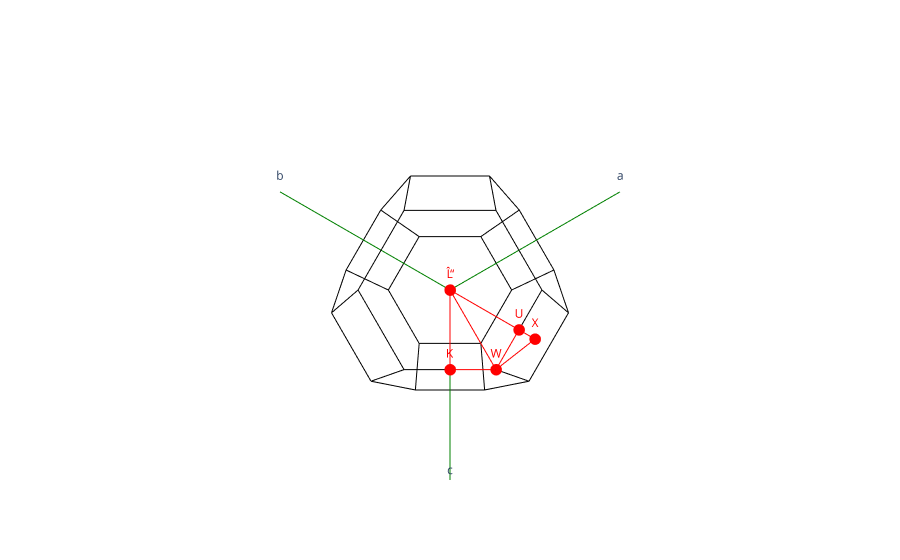

The notebook cell saved with this chart:
### Markdown cell above
# Brillouin zone

### Code cell
plot_brillouin_zone(el_bs.structure)

### Figure 1 — Plotly figure (JSON) as saved in the notebook; plotly's stock layout.template omitted (floating-point values rounded to 4 significant figures)
{"data": [{"line": {"color": "green"}, "mode": "lines+text", "showlegend": false, "text": ["", "a"], "type": "scatter3d", "x": [0, -0.9854], "y": [0, 0.9854], "z": [0, 0.9854]}, {"line": {"color": "green"}, "mode": "lines+text", "showlegend": false, "text": ["", "b"], "type": "scatter3d", "x": [0, 0.9854], "y": [0, -0.9854], "z": [0, 0.9854]}, {"line": {"color": "green"}, "mode": "lines+text", "showlegend": false, "text": ["", "c"], "type": "scatter3d", "x": [0, 0.9854], "y": [0, 0.9854], "z": [0, -0.9854]}, {"line": {"color": "black"}, "mode": "lines", "showlegend": false, "text": "", "type": "scatter3d", "x": [0.4927, 0.9854], "y": [3.002e-16, -3.906e-17], "z": [-0.9854, -0.4927]}, {"line": {"color": "black"}, "mode": "lines", "showlegend": false, "text": "", "type": "scatter3d", "x": [0.4927, 3.002e-16], "y": [3.002e-16, 0.4927], "z": [-0.9854, -0.9854]}, {"line": {"color": "black"}, "mode": "lines", "showlegend": false, "text": "", "type": "scatter3d", "x": [0.9854, 0.9854], "y": [-3.906e-17, 0.4927], "z": [-0.4927, -1.06e-16]}, {"line": {"color": "black"}, "mode": "lines", "showlegend": false, "text": "", "type": "scatter3d", "x": [0.9854, 0.4927], "y": [0.4927, 0.9854], "z": [-1.06e-16, -1.06e-16]}, {"line": {"color": "black"}, "mode": "lines", "showlegend": false, "text": "", "type": "scatter3d", "x": [0.4927, -3.906e-17], "y": [0.9854, 0.9854], "z": [-1.06e-16, -0.4927]}, {"line": {"color": "black"}, "mode": "lines", "showlegend": false, "text": "", "type": "scatter3d", "x": [-3.906e-17, 3.002e-16], "y": [0.9854, 0.4927], "z": [-0.4927, -0.9854]}, {"line": {"color": "black"}, "mode": "lines", "showlegend": false, "text": "", "type": "scatter3d", "x": [-2.511e-16, -3.381e-16], "y": [-0.9854, -0.4927], "z": [-0.4927, -0.9854]}, {"line": {"color": "black"}, "mode": "lines", "showlegend": false, "text": "", "type": "scatter3d", "x": [-2.511e-16, 0.4927], "y": [-0.9854, -0.9854], "z": [-0.4927, 1.11e-16]}, {"line": {"color": "black"}, "mode": "lines", "showlegend": false, "text": "", "type": "scatter3d", "x": [-3.381e-16, 0.4927], "y": [-0.4927, 3.002e-16], "z": [-0.9854, -0.9854]}, {"line": {"color": "black"}, "mode": "lines", "showlegend": false, "text": "", "type": "scatter3d", "x": [0.9854, 0.9854], "y": [-3.906e-17, -0.4927], "z": [-0.4927, -3.381e-16]}, {"line": {"color": "black"}, "mode": "lines", "showlegend": false, "text": "", "type": "scatter3d", "x": [0.9854, 0.4927], "y": [-0.4927, -0.9854], "z": [-3.381e-16, 1.11e-16]}, {"line": {"color": "black"}, "mode": "lines", "showlegend": false, "text": "", "type": "scatter3d", "x": [3.002e-16, -0.4927], "y": [0.4927, -3.381e-16], "z": [-0.9854, -0.9854]}, {"line": {"color": "black"}, "mode": "lines", "showlegend": false, "text": "", "type": "scatter3d", "x": [-0.4927, -3.381e-16], "y": [-3.381e-16, -0.4927], "z": [-0.9854, -0.9854]}, {"line": {"color": "black"}, "mode": "lines", "showlegend": false, "text": "", "type": "scatter3d", "x": [-0.9854, -0.4927], "y": [-2.511e-16, -3.381e-16], "z": [-0.4927, -0.9854]}, {"line": {"color": "black"}, "mode": "lines", "showlegend": false, "text": "", "type": "scatter3d", "x": [-0.9854, -0.9854], "y": [-2.511e-16, 0.4927], "z": [-0.4927, 1.11e-16]}, {"line": {"color": "black"}, "mode": "lines", "showlegend": false, "text": "", "type": "scatter3d", "x": [-3.906e-17, -0.4927], "y": [0.9854, 0.9854], "z": [-0.4927, 1.11e-16]}, {"line": {"color": "black"}, "mode": "lines", "showlegend": false, "text": "", "type": "scatter3d", "x": [-0.4927, -0.9854], "y": [0.9854, 0.4927], "z": [1.11e-16, 1.11e-16]}, {"line": {"color": "black"}, "mode": "lines", "showlegend": false, "text": "", "type": "scatter3d", "x": [-0.9854, -0.9854], "y": [-2.511e-16, -0.4927], "z": [-0.4927, 1.06e-16]}, {"line": {"color": "black"}, "mode": "lines", "showlegend": false, "text": "", "type": "scatter3d", "x": [-0.9854, -0.9854], "y": [-0.4927, 0], "z": [1.06e-16, 0.4927]}, {"line": {"color": "black"}, "mode": "lines", "showlegend": false, "text": "", "type": "scatter3d", "x": [-0.9854, -0.9854], "y": [0, 0.4927], "z": [0.4927, 1.11e-16]}, {"line": {"color": "black"}, "mode": "lines", "showlegend": false, "text": "", "type": "scatter3d", "x": [-2.511e-16, -0.4927], "y": [-0.9854, -0.9854], "z": [-0.4927, 1.06e-16]}, {"line": {"color": "black"}, "mode": "lines", "showlegend": false, "text": "", "type": "scatter3d", "x": [-0.4927, 0], "y": [-0.9854, -0.9854], "z": [1.06e-16, 0.4927]}, {"line": {"color": "black"}, "mode": "lines", "showlegend": false, "text": "", "type": "scatter3d", "x": [0, 0.4927], "y": [-0.9854, -0.9854], "z": [0.4927, 1.11e-16]}, {"line": {"color": "black"}, "mode": "lines", "showlegend": false, "text": "", "type": "scatter3d", "x": [-0.4927, -0.9854], "y": [-0.9854, -0.4927], "z": [1.06e-16, 1.06e-16]}, {"line": {"color": "black"}, "mode": "lines", "showlegend": false, "text": "", "type": "scatter3d", "x": [-3.002e-16, -0.4927], "y": [-0.4927, -3.002e-16], "z": [0.9854, 0.9854]}, {"line": {"color": "black"}, "mode": "lines", "showlegend": false, "text": "", "type": "scatter3d", "x": [-3.002e-16, 0.4927], "y": [-0.4927, 3.381e-16], "z": [0.9854, 0.9854]}, {"line": {"color": "black"}, "mode": "lines", "showlegend": false, "text": "", "type": "scatter3d", "x": [-0.4927, 3.381e-16], "y": [-3.002e-16, 0.4927], "z": [0.9854, 0.9854]}, {"line": {"color": "black"}, "mode": "lines", "showlegend": false, "text": "", "type": "scatter3d", "x": [3.381e-16, 0.4927], "y": [0.4927, 3.381e-16], "z": [0.9854, 0.9854]}, {"line": {"color": "black"}, "mode": "lines", "showlegend": false, "text": "", "type": "scatter3d", "x": [0.9854, 0.9854], "y": [-0.4927, 2.511e-16], "z": [-3.381e-16, 0.4927]}, {"line": {"color": "black"}, "mode": "lines", "showlegend": false, "text": "", "type": "scatter3d", "x": [0, -3.002e-16], "y": [-0.9854, -0.4927], "z": [0.4927, 0.9854]}, {"line": {"color": "black"}, "mode": "lines", "showlegend": false, "text": "", "type": "scatter3d", "x": [0.4927, 0.9854], "y": [3.381e-16, 2.511e-16], "z": [0.9854, 0.4927]}, {"line": {"color": "black"}, "mode": "lines", "showlegend": false, "text": "", "type": "scatter3d", "x": [0.9854, 0.9854], "y": [2.511e-16, 0.4927], "z": [0.4927, -1.06e-16]}, {"line": {"color": "black"}, "mode": "lines", "showlegend": false, "text": "", "type": "scatter3d", "x": [3.381e-16, 2.22e-16], "y": [0.4927, 0.9854], "z": [0.9854, 0.4927]}, {"line": {"color": "black"}, "mode": "lines", "showlegend": false, "text": "", "type": "scatter3d", "x": [2.22e-16, 0.4927], "y": [0.9854, 0.9854], "z": [0.4927, -1.06e-16]}, {"line": {"color": "black"}, "mode": "lines", "showlegend": false, "text": "", "type": "scatter3d", "x": [-0.4927, 2.22e-16], "y": [0.9854, 0.9854], "z": [1.11e-16, 0.4927]}, {"line": {"color": "black"}, "mode": "lines", "showlegend": false, "text": "", "type": "scatter3d", "x": [-0.4927, -0.9854], "y": [-3.002e-16, 0], "z": [0.9854, 0.4927]}, {"line": {"color": "red"}, "mode": "lines", "showlegend": false, "text": "", "type": "scatter3d", "x": [0, 1.11e-16], "y": [0, 0.9854], "z": [0, -1.11e-16]}, {"line": {"color": "red"}, "mode": "lines", "showlegend": false, "text": "", "type": "scatter3d", "x": [1.11e-16, 0.4927], "y": [0.9854, 0.9854], "z": [-1.11e-16, -1.388e-16]}, {"line": {"color": "red"}, "mode": "lines", "showlegend": false, "text": "", "type": "scatter3d", "x": [0.4927, 0.739], "y": [0.9854, 0.739], "z": [-1.388e-16, -1.11e-16]}, {"line": {"color": "red"}, "mode": "lines", "showlegend": false, "text": "", "type": "scatter3d", "x": [0.739, 0], "y": [0.739, 0], "z": [-1.11e-16, 0]}, {"line": {"color": "red"}, "mode": "lines", "showlegend": false, "text": "", "type": "scatter3d", "x": [0, 0.4927], "y": [0, 0.4927], "z": [0, 0.4927]}, {"line": {"color": "red"}, "mode": "lines", "showlegend": false, "text": "", "type": "scatter3d", "x": [0.4927, 0.2463], "y": [0.4927, 0.9854], "z": [0.4927, 0.2463]}, {"line": {"color": "red"}, "mode": "lines", "showlegend": false, "text": "", "type": "scatter3d", "x": [0.2463, 0.4927], "y": [0.9854, 0.9854], "z": [0.2463, -1.388e-16]}, {"line": {"color": "red"}, "mode": "lines", "showlegend": false, "text": "", "type": "scatter3d", "x": [0.4927, 0.4927], "y": [0.9854, 0.4927], "z": [-1.388e-16, 0.4927]}, {"line": {"color": "red"}, "mode": "lines", "showlegend": false, "text": "", "type": "scatter3d", "x": [0.4927, 0.739], "y": [0.4927, 0.739], "z": [0.4927, -1.11e-16]}, {"line": {"color": "red"}, "mode": "lines", "showlegend": false, "text": "", "type": "scatter3d", "x": [0.2463, 1.11e-16], "y": [0.9854, 0.9854], "z": [0.2463, -1.11e-16]}, {"marker": {"color": "red", "size": 4}, "mode": "markers+text", "showlegend": false, "text": ["Î“", "K", "L", "U", "W", "X"], "textfont": {"color": "red"}, "type": "scatter3d", "x": [0, 0.739, 0.4927, 0.2463, 0.4927, 1.11e-16], "y": [0, 0.739, 0.4927, 0.9854, 0.9854, 0.9854], "z": [0, -1.11e-16, 0.4927, 0.2463, -1.388e-16, -1.11e-16]}], "layout": {"scene": {"xaxis": {"range": [-1, 1], "visible": false}, "yaxis": {"range": [-1, 1], "visible": false}, "zaxis": {"range": [-1, 1], "visible": false}}}}
